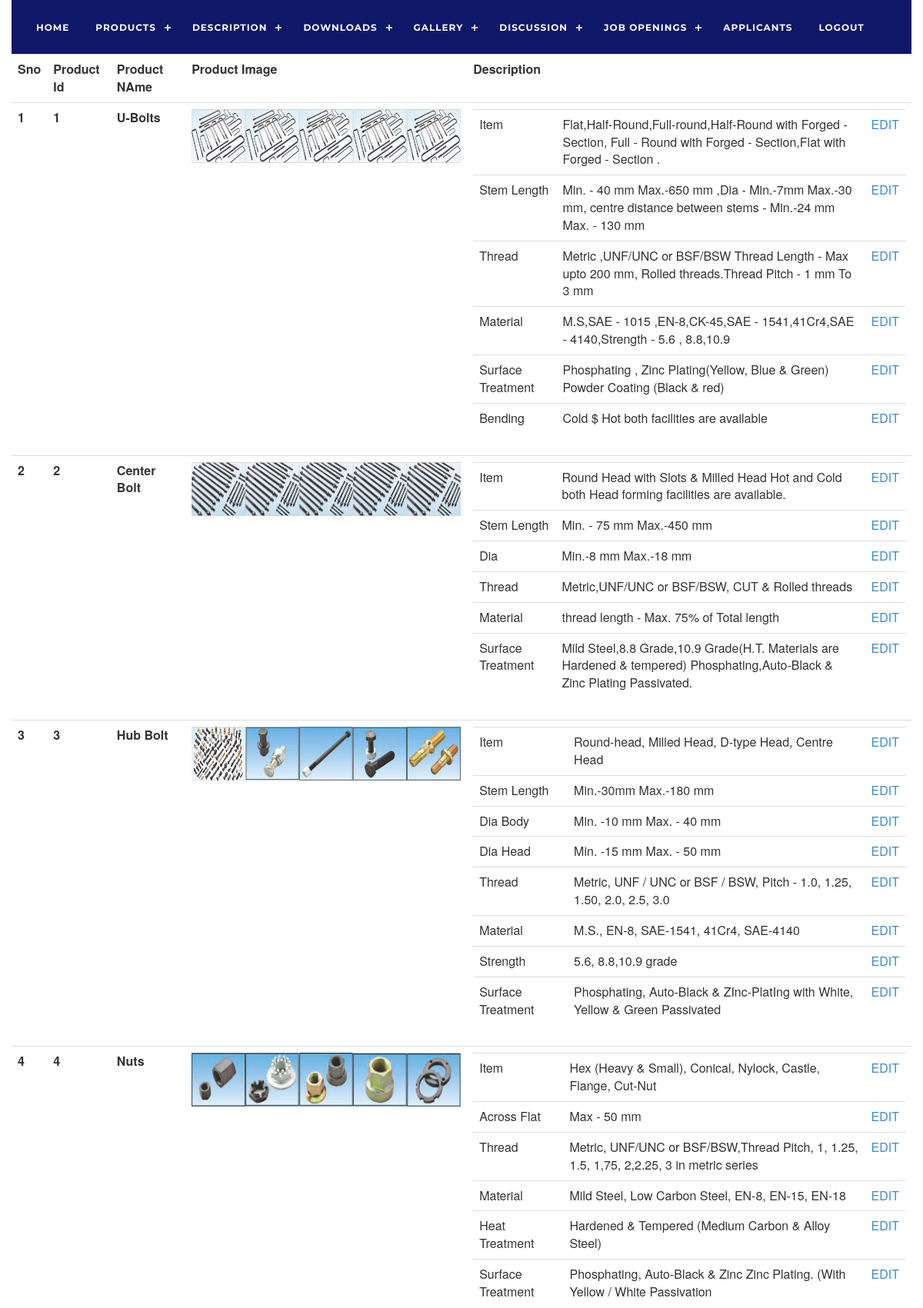
Page /admin/admin_index.php?a=edit_dpi (signed in, upper part) on the committed database.
### tables this page shows
CREATE TABLE `product_item` (
  `item_id` int(100) NOT NULL auto_increment,
  `p_id` varchar(100) NOT NULL,
  `desc_id` varchar(100) NOT NULL,
  `item_value` varchar(20000) NOT NULL,
  PRIMARY KEY  (`item_id`)
);

CREATE TABLE `product_master` (
  `p_id` int(100) NOT NULL auto_increment,
  `p_name` varchar(100) NOT NULL,
  `p_title` varchar(1000) NOT NULL,
  `img1` varchar(2000) NOT NULL,
  `img2` varchar(2000) NOT NULL,
  `img3` varchar(2000) NOT NULL,
  `img4` varchar(2000) NOT NULL,
  `img5` varchar(2000) NOT NULL,
  PRIMARY KEY  (`p_id`)
);

CREATE TABLE `prod_desc_master` (
  `desc_id` int(100) NOT NULL auto_increment,
  `p_id` varchar(100) NOT NULL,
  `desc_item` varchar(100) NOT NULL,
  PRIMARY KEY  (`desc_id`)
);

### admin/edit_dpi.php (the view, shortened to what this page needs)
<table class="table table-responsive">
<tr>
<th>Sno</th>
<th>Product Id</th>
<th>Product NAme</th>
<th>Product Image</th>
<th>Description</th>
</tr>
<?php
$x=1;
$str=mysql_query("select * from product_item GROUP BY p_id");
while($str1=mysql_fetch_array($str))
{
	$row=mysql_fetch_array(mysql_query("select * from product_master where p_id='$str1[p_id]'"));
	$path1="prod_images/".$row[img1];
	$path2="prod_images/".$row[img2];
	$path3="prod_images/".$row[img3];
	$path4="prod_images/".$row[img4];
	$path5="prod_images/".$row[img5];
	echo "
	<tr>
	<th>$x</th>
	<th>$str1[p_id]</th>
	<th>$row[p_name]</th>
	<th><img src='$path1' width='70' height='70'><img src='$path2' width='70' height='70'><img src='$path3' width='70' height='70'><img src='$path4' width='70' height='70'><img src='$path5' width='70' height='70'></th>
	<th>
	<table class='table table-responsive '>";
	$show1=mysql_query("select * from product_item where p_id='$str1[p_id]'");
	while($show2=mysql_fetch_array($show1))
	{
	$row_dsc=mysql_query("select * from prod_desc_master where desc_id='$show2[desc_id]'");
	while($show=mysql_fetch_array($row_dsc))
	{
		echo "
		<tr>
		<td>$show[desc_item]</td>
		<td>$show2[item_value]</td>
		<td><a href='admin_index.php?a=edit1_pdi&iv=$show2[item_value]&id=$show2[item_id]'>EDIT</a>
		</tr>
		";
	}
	}
	echo"</table>
	</th>
	</tr>
	";
	$x++;
}
?>
</table>

### rows in the picture
product_item: p "1", p.p_name "U-Bolts", p.img1 (picture), p.img2 (picture), p.img3 (picture), p.img4 (picture), p.img5 (picture), item_value "Flat,Half-Round,Full-round,Half-Round with Forged - Section, Full - Round with Forged - Section,Flat with Forged - Section ."
prod_desc_master: desc_item "Item"
product_item: item_value "Min. - 40 mm Max.-650 mm ,Dia - Min.-7mm Max.-30 mm, centre distance between stems - Min.-24 mm Max. - 130 mm"
prod_desc_master: desc_item "Stem Length"
product_item: item_value "Metric ,UNF/UNC or BSF/BSW Thread Length - Max upto 200 mm, Rolled threads.Thread Pitch - 1 mm To 3 mm"
prod_desc_master: desc_item "Thread"
product_item: item_value "M.S,SAE - 1015 ,EN-8,CK-45,SAE - 1541,41Cr4,SAE - 4140,Strength - 5.6 , 8.8,10.9"
prod_desc_master: desc_item "Material"
product_item: item_value "Phosphating , Zinc Plating(Yellow, Blue & Green) Powder Coating (Black & red)"
prod_desc_master: desc_item "Surface Treatment"
product_item: item_value "Cold $ Hot both facilities are available"
prod_desc_master: desc_item "Bending"
product_item: p "2", p.p_name "Center Bolt", p.img1 (picture), p.img2 (picture), p.img3 (picture), p.img4 (picture), p.img5 (picture), item_value "Round Head with Slots & Milled Head Hot and Cold both Head forming facilities are available."
product_item: item_value "Min. - 75 mm Max.-450 mm"
product_item: item_value "Min.-8 mm Max.-18 mm"
prod_desc_master: desc_item "Dia"
product_item: item_value "Metric,UNF/UNC or BSF/BSW, CUT & Rolled threads"
product_item: item_value "thread length - Max. 75% of Total length"
product_item: item_value "Mild Steel,8.8 Grade,10.9 Grade(H.T. Materials are Hardened & tempered) Phosphating,Auto-Black & Zinc Plating Passivated."
product_item: p "3", p.p_name "Hub Bolt", p.img1 (picture), p.img2 (picture), p.img3 (picture), p.img4 (picture), p.img5 (picture), item_value "Round-head, Milled Head, D-type Head, Centre Head"
product_item: item_value "Min.-30mm Max.-180 mm"
product_item: item_value "Min. -10 mm Max. - 40 mm"
prod_desc_master: desc_item "Dia Body"
product_item: item_value "Min. -15 mm Max. - 50 mm"
prod_desc_master: desc_item "Dia Head"
product_item: item_value "Metric, UNF / UNC or BSF / BSW, Pitch - 1.0, 1.25, 1.50, 2.0, 2.5, 3.0"
product_item: item_value "M.S., EN-8, SAE-1541, 41Cr4, SAE-4140"
product_item: item_value "5.6, 8.8,10.9 grade"
prod_desc_master: desc_item "Strength"
product_item: item_value "Phosphating, Auto-Black & ZInc-PlatIng with White, Yellow & Green Passivated"
product_item: p "4", p.p_name "Nuts", p.img1 (picture), p.img2 (picture), p.img3 (picture), p.img4 (picture), p.img5 (picture), item_value "Hex (Heavy & Small), Conical, Nylock, Castle, Flange, Cut-Nut"
product_item: item_value "Max - 50 mm"
prod_desc_master: desc_item "Across Flat"
product_item: item_value "Metric, UNF/UNC or BSF/BSW,Thread Pitch, 1, 1.25, 1.5, 1,75, 2,2.25, 3 in metric series"
product_item: item_value "Mild Steel, Low Carbon Steel, EN-8, EN-15, EN-18"
product_item: item_value "Hardened & Tempered (Medium Carbon & Alloy Steel)"
prod_desc_master: desc_item "Heat Treatment"
product_item: item_value "Phosphating, Auto-Black & Zinc Zinc Plating. (With Yellow / White Passivation"
